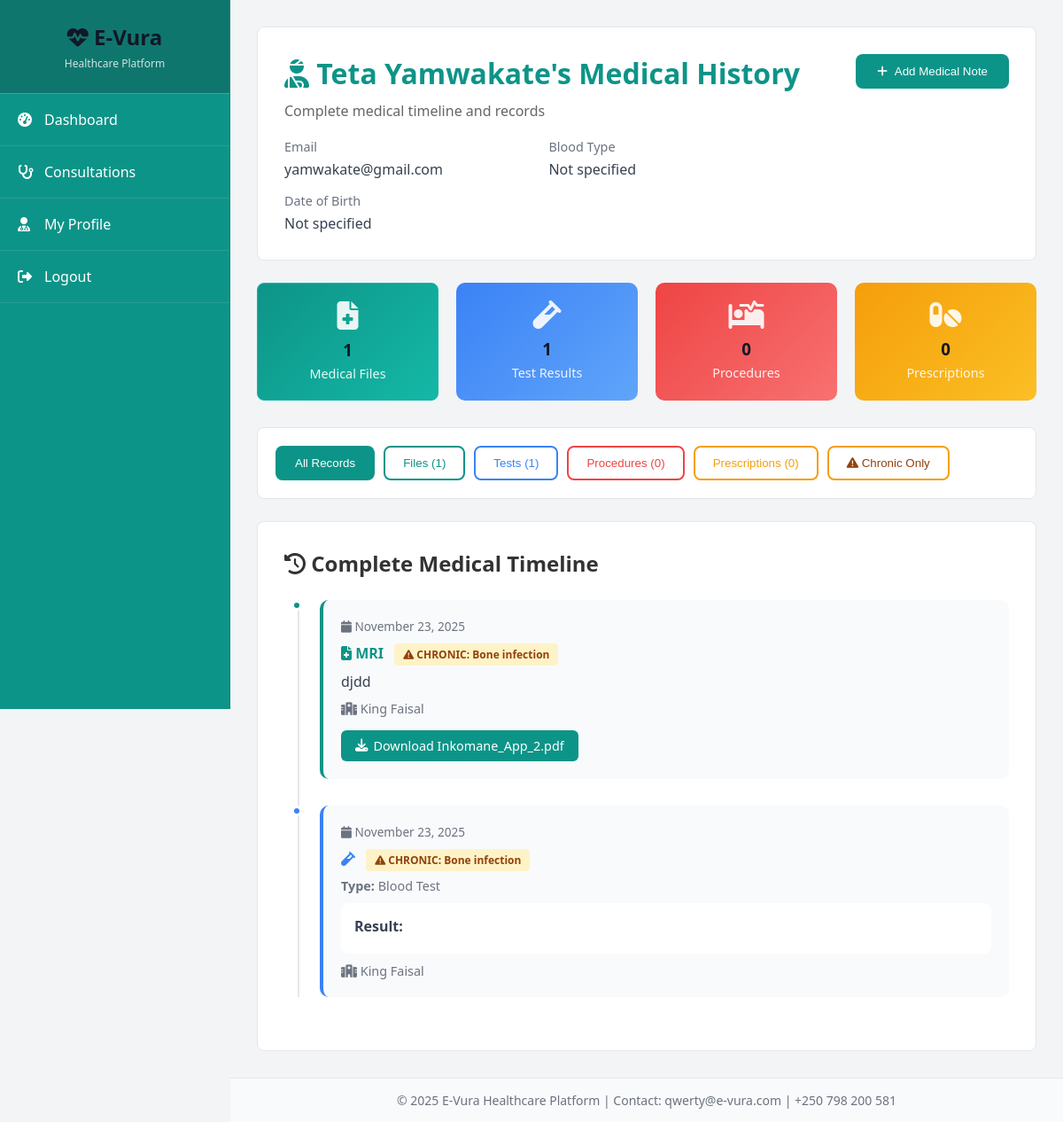
The app's page /doctor/patient-history/1 (signed in) with its own data.
### app.py (models this page shows, shortened)
class Patient(db.Model):
    id = db.Column(db.Integer, primary_key=True)
    username = db.Column(db.String(100), unique=True, nullable=False)
    email = db.Column(db.String(120), unique=True, nullable=False)
    password = db.Column(db.String(200), nullable=False)
    phone = db.Column(db.String(20))
    date_of_birth = db.Column(db.String(20))
    address = db.Column(db.String(200))
    blood_type = db.Column(db.String(5))
    allergies = db.Column(db.Text)
    chronic_conditions = db.Column(db.Text)
    emergency_contact = db.Column(db.String(20))
    created_at = db.Column(db.DateTime, default=datetime.utcnow)
    appointments = db.relationship('Appointment', backref='patient', lazy=True, foreign_keys='Appointment.patient_id')
    records = db.relationship('MedicalRecord', backref='patient', lazy=True)

class MedicalFile(db.Model):
    id = db.Column(db.Integer, primary_key=True)
    patient_id = db.Column(db.Integer, db.ForeignKey('patient.id'), nullable=False)
    doctor_id = db.Column(db.Integer, db.ForeignKey('doctor.id'), nullable=True)
    filename = db.Column(db.String(255), nullable=False)
    original_filename = db.Column(db.String(255), nullable=False)
    file_type = db.Column(db.String(50), nullable=False)  # X-ray, MRI, Lab Report, Prescription
    file_category = db.Column(db.String(50), nullable=False)  # Imaging, Lab, Prescription, Report
    description = db.Column(db.Text, nullable=True)
    diagnosis = db.Column(db.String(200), nullable=True)
    hospital_name = db.Column(db.String(200), nullable=True)
    is_chronic_related = db.Column(db.Boolean, default=False)
    chronic_condition = db.Column(db.String(200), nullable=True)
    test_date = db.Column(db.DateTime, nullable=False)
    uploaded_at = db.Column(db.DateTime, default=datetime.utcnow)
    patient = db.relationship('Patient', backref='medical_files')
    doctor = db.relationship('Doctor', backref='uploaded_files')

class TestResult(db.Model):
    id = db.Column(db.Integer, primary_key=True)
    patient_id = db.Column(db.Integer, db.ForeignKey('patient.id'), nullable=False)
    doctor_id = db.Column(db.Integer, db.ForeignKey('doctor.id'), nullable=True)
    test_name = db.Column(db.String(200), nullable=False)  # CBC, MRI, X-ray, etc.
    test_type = db.Column(db.String(100), nullable=False)  # Blood, Imaging, Biopsy
    result_value = db.Column(db.Text, nullable=False)
    normal_range = db.Column(db.String(100), nullable=True)
    interpretation = db.Column(db.Text, nullable=True)
    hospital_name = db.Column(db.String(200), nullable=True)
    is_chronic_related = db.Column(db.Boolean, default=False)
    chronic_condition = db.Column(db.String(200), nullable=True)
    medical_file_id = db.Column(db.Integer, db.ForeignKey('medical_file.id'), nullable=True)
    test_date = db.Column(db.DateTime, nullable=False)
    created_at = db.Column(db.DateTime, default=datetime.utcnow)
    patient = db.relationship('Patient', backref='test_results')
    doctor = db.relationship('Doctor', backref='ordered_tests')
    medical_file = db.relationship('MedicalFile', backref='test_results')

### app.py (the view)
@app.route('/doctor/patient-history/<int:patient_id>')
@login_required
@doctor_required
def view_patient_history(patient_id):
    patient = Patient.query.get_or_404(patient_id)
    doctor = Doctor.query.get(session['user_id'])
    has_permission = Appointment.query.filter_by(
        patient_id=patient_id,
        doctor_id=doctor.id
    ).first() is not None
    if not has_permission:
        flash('You do not have permission to view this patient\'s records', 'error')
        return redirect(url_for('doctor_dashboard'))
    medical_files = MedicalFile.query.filter_by(patient_id=patient.id).order_by(MedicalFile.test_date.desc()).all()
    test_results = TestResult.query.filter_by(patient_id=patient.id).order_by(TestResult.test_date.desc()).all()
    procedures = Procedure.query.filter_by(patient_id=patient.id).order_by(Procedure.procedure_date.desc()).all()
    prescriptions = Prescription.query.filter_by(patient_id=patient.id).order_by(Prescription.prescribed_date.desc()).all()
    timeline = []
    for file in medical_files:
        timeline.append({'type': 'file', 'date': file.test_date, 'data': file})
    for test in test_results:
        timeline.append({'type': 'test', 'date': test.test_date, 'data': test})
    for proc in procedures:
        timeline.append({'type': 'procedure', 'date': proc.procedure_date, 'data': proc})
    for presc in prescriptions:
        timeline.append({'type': 'prescription', 'date': presc.prescribed_date, 'data': presc})
    timeline.sort(key=lambda x: x['date'], reverse=True)
    return render_template('view_patient_history.html',
                         patient=patient,
                         doctor=doctor,
                         timeline=timeline,
                         medical_files=medical_files,
                         test_results=test_results,
                         procedures=procedures,
                         prescriptions=prescriptions,
                         now=datetime.now())

### app.py (called while the page is built)
def login_required(f):
    @wraps(f)
    def decorated_function(*args, **kwargs):
        if 'user_id' not in session or 'user_type' not in session:
            flash('Please log in to access this page.', 'warning')
            return redirect(url_for('login'))
        return f(*args, **kwargs)
    return decorated_function

def doctor_required(f):
    @wraps(f)
    def decorated_function(*args, **kwargs):
        if session.get('user_type') != 'doctor':
            flash('Access denied. Doctors only.', 'danger')
            return redirect(url_for('index'))
        return f(*args, **kwargs)
    return decorated_function

### templates/view_patient_history.html (shortened to what this page needs)
{% extends "base.html" %}
{% block content %}
<div style="background: white; border-radius: 8px; padding: 30px; margin-bottom: 25px; border: 1px solid #e5e7eb;">
    <div style="display: flex; justify-content: space-between; align-items: start;">
        <div>
            <h1 style="color: #0d9488; margin-bottom: 10px;">
                <i class="fas fa-user-injured"></i> {{ patient.username }}'s Medical History
            </h1>
            <p style="color: #666; margin-bottom: 15px;">Complete medical timeline and records</p>
            <div style="display: grid; grid-template-columns: repeat(auto-fit, minmax(200px, 1fr)); gap: 15px; margin-top: 20px;">
                <div>
                    <p style="color: #6b7280; font-size: 0.9rem; margin-bottom: 5px;">Email</p>
                    <p style="color: #374151; font-weight: 500;">{{ patient.email }}</p>
                </div>
                <div>
                    <p style="color: #6b7280; font-size: 0.9rem; margin-bottom: 5px;">Blood Type</p>
                    <p style="color: #374151; font-weight: 500;">{{ patient.blood_type or 'Not specified' }}</p>
                </div>
                <div>
                    <p style="color: #6b7280; font-size: 0.9rem; margin-bottom: 5px;">Date of Birth</p>
                    <p style="color: #374151; font-weight: 500;">
                        {{ patient.date_of_birth or 'Not specified' }}
                    </p>
                </div>
            </div>
        </div>
        <button onclick="document.getElementById('addRecordModal').style.display='block'"
                style="background: #0d9488; color: white; padding: 12px 24px; border: none; border-radius: 8px; cursor: pointer; display: flex; align-items: center; gap: 8px; font-weight: 500;">
            <i class="fas fa-plus"></i> Add Medical Note
        </button>
    </div>
</div>
<div style="display: grid; grid-template-columns: repeat(auto-fit, minmax(200px, 1fr)); gap: 20px; margin-bottom: 30px;">
    <div style="background: linear-gradient(135deg, #0d9488 0%, #14b8a6 100%); padding: 20px; border-radius: 8px; color: white; text-align: center; border: 1px solid #14b8a6;">
        <i class="fas fa-file-medical" style="font-size: 2rem; margin-bottom: 10px; opacity: 0.9;"></i>
        <h3 style="margin-bottom: 5px;">{{ medical_files|length }}</h3>
        <p style="margin: 0; font-size: 0.9rem; opacity: 0.9;">Medical Files</p>
    </div>
    <div style="background: linear-gradient(135deg, #3b82f6 0%, #60a5fa 100%); padding: 20px; border-radius: 10px; color: white; text-align: center;">
        <i class="fas fa-vial" style="font-size: 2rem; margin-bottom: 10px; opacity: 0.9;"></i>
        <h3 style="margin-bottom: 5px;">{{ test_results|length }}</h3>
        <p style="margin: 0; font-size: 0.9rem; opacity: 0.9;">Test Results</p>
    </div>
    <div style="background: linear-gradient(135deg, #ef4444 0%, #f87171 100%); padding: 20px; border-radius: 10px; color: white; text-align: center;">
        <i class="fas fa-procedures" style="font-size: 2rem; margin-bottom: 10px; opacity: 0.9;"></i>
        <h3 style="margin-bottom: 5px;">{{ procedures|length }}</h3>
        <p style="margin: 0; font-size: 0.9rem; opacity: 0.9;">Procedures</p>
    </div>
    <div style="background: linear-gradient(135deg, #f59e0b 0%, #fbbf24 100%); padding: 20px; border-radius: 10px; color: white; text-align: center;">
        <i class="fas fa-pills" style="font-size: 2rem; margin-bottom: 10px; opacity: 0.9;"></i>
        <h3 style="margin-bottom: 5px;">{{ prescriptions|length }}</h3>
        <p style="margin: 0; font-size: 0.9rem; opacity: 0.9;">Prescriptions</p>
    </div>
</div>
<div style="background: white; border-radius: 8px; padding: 20px; margin-bottom: 25px; border: 1px solid #e5e7eb;">
    <div style="display: flex; gap: 10px; flex-wrap: wrap;">
        <button onclick="filterTimeline('all')" class="filter-btn active" data-filter="all"
                style="padding: 10px 20px; border: 2px solid #0d9488; background: #0d9488; color: white; border-radius: 8px; cursor: pointer; font-weight: 500;">
            All Records
        </button>
        <button onclick="filterTimeline('file')" class="filter-btn" data-filter="file"
                style="padding: 10px 20px; border: 2px solid #0d9488; background: white; color: #0d9488; border-radius: 8px; cursor: pointer; font-weight: 500;">
            Files ({{ medical_files|length }})
        </button>
        <button onclick="filterTimeline('test')" class="filter-btn" data-filter="test"
                style="padding: 10px 20px; border: 2px solid #3b82f6; background: white; color: #3b82f6; border-radius: 8px; cursor: pointer; font-weight: 500;">
            Tests ({{ test_results|length }})
        </button>
        <button onclick="filterTimeline('procedure')" class="filter-btn" data-filter="procedure"
                style="padding: 10px 20px; border: 2px solid #ef4444; background: white; color: #ef4444; border-radius: 8px; cursor: pointer; font-weight: 500;">
            Procedures ({{ procedures|length }})
        </button>
        <button onclick="filterTimeline('prescription')" class="filter-btn" data-filter="prescription"
                style="padding: 10px 20px; border: 2px solid #f59e0b; background: white; color: #f59e0b; border-radius: 8px; cursor: pointer; font-weight: 500;">
            Prescriptions ({{ prescriptions|length }})
        </button>
        <button onclick="filterTimeline('chronic')" class="filter-btn" data-filter="chronic"
                style="padding: 10px 20px; border: 2px solid #f59e0b; background: white; color: #92400e; border-radius: 8px; cursor: pointer; font-weight: 500;">
            <i class="fas fa-exclamation-triangle"></i> Chronic Only
        </button>
    </div>
</div>
<div style="background: white; border-radius: 8px; padding: 30px; border: 1px solid #e5e7eb;">
    <h2 style="color: #333; margin-bottom: 25px;">
        <i class="fas fa-history"></i> Complete Medical Timeline
    </h2>
    {% if timeline %}
    <div style="position: relative; padding-left: 40px;">
        <div style="position: absolute; left: 15px; top: 0; bottom: 0; width: 2px; background: #e5e7eb;"></div>
        {% for item in timeline %}
        <div class="timeline-item" data-type="{{ item.type }}"
             data-chronic="{{ 'true' if (item.type == 'file' and item.data.is_chronic_related) or (item.type == 'test' and item.data.is_chronic_related) or (item.type == 'procedure' and item.data.is_chronic_related) or (item.type == 'prescription' and item.data.is_chronic_related) else 'false' }}"
             style="position: relative; margin-bottom: 30px;">
            <div style="position: absolute; left: -32px; width: 12px; height: 12px; background:
                {% if item.type == 'file' %}#0d9488{% elif item.type == 'test' %}#3b82f6{% elif item.type == 'procedure' %}#ef4444{% else %}#f59e0b{% endif %};
                border-radius: 50%; border: 3px solid white;"></div>
            <div style="background: #f9fafb; border-radius: 10px; padding: 20px; border-left: 4px solid
                {% if item.type == 'file' %}#0d9488{% elif item.type == 'test' %}#3b82f6{% elif item.type == 'procedure' %}#ef4444{% else %}#f59e0b{% endif %};">
                <p style="color: #6b7280; font-size: 0.85rem; margin-bottom: 10px;">
                    <i class="fas fa-calendar"></i> {{ item.date.strftime('%B %d, %Y') }}
                </p>
                {% if item.type == 'file' %}
                <h4 style="color: #0d9488; margin-bottom: 10px;">
                    <i class="fas fa-file-medical"></i> {{ item.data.file_type }}
                    {% if item.data.is_chronic_related %}
                    <span style="background: #fef3c7; color: #92400e; padding: 4px 10px; border-radius: 4px; font-size: 0.75rem; margin-left: 8px; font-weight: 600;">
                        <i class="fas fa-exclamation-triangle"></i> CHRONIC: {{ item.data.chronic_condition }}
                    </span>
                    {% endif %}
                </h4>
                <p style="color: #374151; margin-bottom: 10px;">{{ item.data.description }}</p>
                <p style="color: #6b7280; font-size: 0.9rem; margin-bottom: 15px;">
                    <i class="fas fa-hospital"></i> {{ item.data.hospital_name or 'Hospital not specified' }}
                </p>
                <a href="{{ url_for('download_medical_file', file_id=item.data.id) }}"
                   style="background: #0d9488; color: white; padding: 8px 16px; border-radius: 6px; text-decoration: none; display: inline-flex; align-items: center; gap: 6px; font-size: 0.9rem;">
                    <i class="fas fa-download"></i> Download {{ item.data.original_filename }}
                </a>
                {% elif item.type == 'test' %}
                <h4 style="color: #3b82f6; margin-bottom: 10px;">
                    <i class="fas fa-vial"></i> {{ item.data.test_name }}
                    {% if item.data.is_chronic_related %}
                    <span style="background: #fef3c7; color: #92400e; padding: 4px 10px; border-radius: 4px; font-size: 0.75rem; margin-left: 8px; font-weight: 600;">
                        <i class="fas fa-exclamation-triangle"></i> CHRONIC: {{ item.data.chronic_condition }}
                    </span>
                    {% endif %}
                </h4>
                <p style="color: #6b7280; font-size: 0.9rem; margin-bottom: 10px;">
                    <strong>Type:</strong> {{ item.data.test_type }}
                </p>
                <div style="background: white; padding: 15px; border-radius: 8px; margin-bottom: 10px;">
                    <p style="color: #374151; margin-bottom: 5px;">
                        <strong>Result:</strong> {{ item.data.result_value }}
                    </p>
                </div>
                <p style="color: #6b7280; font-size: 0.9rem;">
                    <i class="fas fa-hospital"></i> {{ item.data.hospital_name or 'Hospital not specified' }}
                </p>
                {% endif %}
            </div>
        </div>
        {% endfor %}
    </div>
    {% endif %}
</div>
{% endblock %}

### static/css/style.css (style rules this page uses)
* { margin: 0; padding: 0; box-sizing: border-box; }
body { font-family: 'Segoe UI', Tahoma, Geneva, Verdana, sans-serif; background: #f3f4f6; min-height: 100vh; }
h1, h2, h3, h4 { color: #111827; }

### records on screen
Patient: username "Teta Yamwakate", email "yamwakate@gmail.com", blood_type "Not specified", date_of_birth "Not specified"
MedicalFile: date "November 23, 2025", data.file_type "MRI", is_chronic_related True (drawn), data.chronic_condition "Bone infection", data.description "djdd", data "King Faisal", data.original_filename "Inkomane_App_2.pdf"
TestResult: date "November 23, 2025", is_chronic_related True (drawn), data.chronic_condition "Bone infection", data.test_type "Blood Test", data "King Faisal"

### other values on screen
{{ medical_files|length }} "1"
{{ test_results|length }} "1"
{{ procedures|length }} "0"
{{ prescriptions|length }} "0"
